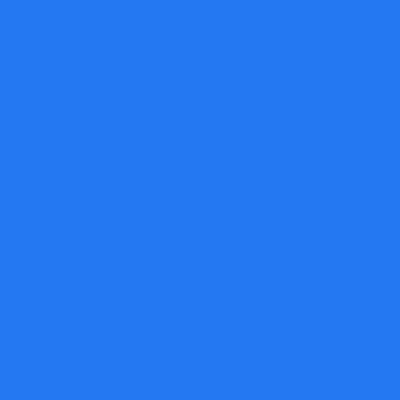
Frame 1 (no input)
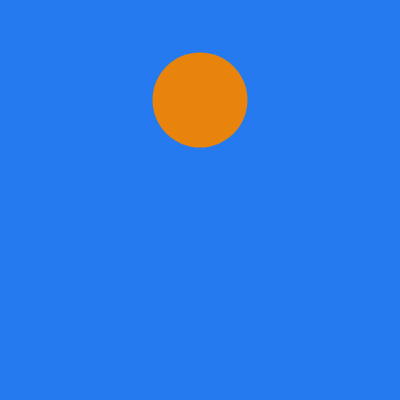
Frame 60 (no input)
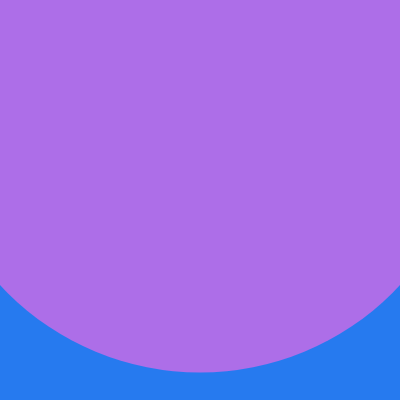
Frame 120 (the mouse pressed at the canvas centre since frame 60)

The p5.js sketch that drew these frames (run headless with seeded random() and noise() and a simulated clock; from frame 60 on, the mouse is pressed at the canvas centre):

// p5.js sketch
// ── sketch.js
var x = 0;
var x1 = 0;
var x2 = 0;
var x3 = 0;
var x4 = 0;
var x5 = 0;
var x6 = 167;
var x7=0;
var velX = 4;
var dirX = 1;
var tamX = 10;
var tamX2 = 40;
var tamX3 =78;

var y = 200;
var y1 = 200;
var y2 = 400;
var y3 = 17;
var y4 = 17;
var y5 = 0;
var y6 = 0;
var y7 = 0;
var y8 = 0;
var y9 = 0;
var y10 = 0;
var y11 = 0;
var y12 = 0;
var y13 = 400;
var y14 = 0;
var y15=0;
var velY = 4;
var dirY = 1;
var tamY = 10;
var tamY2 = 12;
var tamY3 =78;



function setup() {
  createCanvas(400, 400);
}

function draw() {
  background(38, 122, 239);

  //cuadrado amarillo
  if (millis() > 300 && millis() < 2000) {
    noStroke();
    fill(255, 245, 96);
    rect(x, y, 60, 60);
    x = x + (8 * dirX);
    y = y + (8 * dirY);
  }
  //primer circulo naranja
  if (millis() > 700 && millis() < 1300) {
    noStroke();
    fill(232, 132, 12);
    ellipse(x1 + 200, y1 - 100, tamX, tamY);
    tamX = tamX + 5;
    tamY = tamY + 5;
    //primer circulo morado
  }
  if (millis() > 1100 && millis() < 1700) {
    noStroke();
    fill(173, 110, 232);
    ellipse(x1 + 200, y1 - 100, tamX, tamY);
    tamX = tamX + 5;
    tamY = tamY + 5;
  }
  //segundo circulo naranja
  if (millis() > 1500 && millis() < 2200) {
    noStroke();
    fill(232, 132, 12);
    ellipse(x1 + 200, y1 - 100, tamX, tamY);
    tamX = tamX + 5;
    tamY = tamY + 5;

  }
  //segundo circulo morado
  if (millis() > 1900 && millis() < 3000) {
    noStroke();
    fill(173, 110, 232);
    ellipse(x1 + 200, y1 - 100, tamX, tamY);
    tamX = tamX + 5;
    tamY = tamY + 5;
  }
  //primer circulo rojo
  if (millis() > 2300 && millis() < 2900) {
    noStroke();
    fill(255, 0, 0);
    ellipse(x2, y2, tamX, tamY);
    tamX = tamX + 5;
    tamY = tamY + 5;
    //primer circulo verde
  }
  if (millis() > 2700 && millis() < 3300) {
    noStroke();
    fill(9, 178, 130);
    ellipse(x2, y2, tamX, tamY);
    tamX = tamX + 5;
    tamY = tamY + 5;
  }
  //triangulos amarrillo
  if (millis() > 3300 && millis() < 4100) {
    noStroke();
    fill(255, 195, 25);
    triangle(x3, y3, x3 + 35, y3 + 16, x3, y3 + 31);
    x3 = x3 + (11 * dirX);
  }
  if (millis() > 4100 && millis() < 4900) {
    noStroke();
    fill(255, 195, 25);
    triangle(x4 + 400, y4 + 105, x4 + 365, y4 + 120, x4 + 400, y4 + 136);
    x4 = x4 - (11 * dirX);
  }
// primer rectangulo morado izquierda
  if (millis() > 4900 && millis() < 5100) {
    noStroke();
    fill(255, 0, 171);
    rect(x5 + 32, y5 + 400, 15, 103);
    y5 = y5 - (8 * dirY);
  }
//segundo rectangulo morado izquierda
  if (millis() > 5100 && millis() < 5350) {
    noStroke();
    fill(255, 0, 171);
    rect(60, y6 + 400, 15, 137);
    y6 = y6 - (8 * dirY);
  }
//tercer rectangulo morado izquierda
  if (millis() > 5350 && millis() < 5650) {
    noStroke();
    fill(255, 0, 171);
    rect(89, y7 + 400, 15, 153);
    y7 = y7 - (8 * dirY);
  }
//cuarto rectangulo morado izquierda
  if (millis() > 5650 && millis() < 6000) {
    noStroke();
    fill(255, 0, 171);
    rect(118, y8 + 400, 15, 183);
    y8 = y8 - (8 * dirY);
  }
  //gran rectangulo del centro
  if (millis() > 6000 && millis() < 7750) {
    noStroke();
    fill(255, 0, 171);
    rect(x6, y13, tamX2, tamY2);
    tamY2 = tamY2 - 80;
  }

// primer rectangulo morado derecha
  if (millis() > 6400 && millis() < 6800) {
    noStroke();
    fill(255, 0, 171);
    rect(246, y9 + 400, 15, 183);
    y9 = y9 - (8 * dirY);
  }
// segundo rectangulo morado derecha
  if (millis() > 6800 && millis() < 7200) {
    noStroke();
    fill(255, 0, 171);
    rect(274, y10 + 400, 15, 153);
    y10 = y10 - (8 * dirY);
  }
//tercer rectangulo morado derecha
  if (millis() > 7200 && millis() < 7550) {
    noStroke();
    fill(255, 0, 171);
    rect(303, y11 + 400, 15, 137);
    y11 = y11 - (8 * dirY);
  }
// ultimo rectangulo morado izquierda
  if (millis() > 7550 && millis() < 7750) {
    noStroke();
    fill(255, 0, 171);
    rect(331, y12 + 400, 15, 103);
    y12 = y12 - (8 * dirY);
  }
//circulo rosado con verde izquierda
if (millis() > 7750 && millis() < 7900) {
    stroke(222,0,255);
    strokeWeight(5);  
    fill(20,204,154);
    ellipse(70,130,78,78);
}
//circulo rosado con verde derecha
if (millis() > 7900 && millis() < 8100) {
    stroke(222,0,255);
    strokeWeight(5);  
    fill(20,204,154);
    ellipse(310,130,78,78);
}
//circulo rosado con verde centro
if (millis() > 8100 && millis() < 10200) {
    stroke(222,0,255);
    strokeWeight(5);  
    fill(20,204,154);
    ellipse(200,200,78,78);
} 
//arcos rosado 
 if (millis() > 8300 && millis() < 8800) {
    stroke(222,0,255);
    strokeWeight(5);  
    noFill();
    ellipse(200,200,100,100);
}   
  if (millis() > 8500 && millis() < 9000) {
    stroke(222,0,255);
    strokeWeight(5);  
    noFill();
    ellipse(200,200,120,120);
}   
  if (millis() > 8800 && millis() < 9300) {
    stroke(222,0,255);
    strokeWeight(5);  
    noFill();
    ellipse(200,200,140,140);
}    
   if (millis() > 9100 && millis() < 9600) {
    stroke(222,0,255);
    strokeWeight(5);  
    noFill();
    ellipse(200,200,160,160);
} 
   if (millis() > 9400 && millis() < 9900) {
    stroke(222,0,255);
    strokeWeight(5);  
    noFill();
    ellipse(200,200,180,180);
}   
  if (millis() > 9700 && millis() < 10200) {
    stroke(222,0,255);
    strokeWeight(5);  
    noFill();
    ellipse(200,200,200,200);
}    
//ciruculo se expande
  if (millis() > 10200 && millis() < 10800) {
    stroke(222,0,255);
    strokeWeight(5);  
    fill(20,204,154);
    ellipse(200,200,tamX3,tamY3);
    tamX3=tamX3+60
    tamY3=tamY3+60
} 
//circulo se encoge
 if (millis() > 10800 && millis() < 11300) {
    stroke(222,0,255);
    strokeWeight(5);  
    fill(20,204,154);
    ellipse(200,200,tamX3,tamY3);
    tamX3=tamX3-80
    tamY3=tamY3-80
 }
//rectangulos verdes a los lados
  if (millis() > 11300 && millis() < 15000) {
   noStroke(); 
    fill(144, 255,182);
   rect(0,44,104,15);
  }
if (millis() > 11500 && millis() < 15000) {
   noStroke(); 
    fill(144, 255,182);
   rect(296,44,104,15);
  }
if (millis() > 11800 && millis() < 15000) {
   noStroke(); 
    fill(144, 255,182);
   rect(0,74,104,15);
  }
if (millis() > 12000 && millis() < 15000) {
   noStroke(); 
    fill(144, 255,182);
   rect(296,74,104,15);
  }
if (millis() > 12300 && millis() < 15000) {
   noStroke(); 
    fill(144, 255,182);
   rect(0,104,104,15);
  }
if (millis() > 12500 && millis() < 15000) {
   noStroke(); 
    fill(144, 255,182);
   rect(296,104,104,15);
  }
if (millis() > 12800 && millis() < 15000) {
   noStroke(); 
    fill(144, 255,182);
  }
if (millis() > 13000 && millis() < 15000) {
   noStroke(); 
    fill(144, 255,182);
   rect(296,134,104,15);
  }
if (millis() > 13300 && millis() < 15000) {
   noStroke(); 
    fill(144, 255,182);
   rect(0,164,104,15);
  }
if (millis() > 13500 && millis() < 15000) {
   noStroke(); 
    fill(144, 255,182);
   rect(296,164,104,15);
}

//rectangulos verticales que suben
if (millis() > 13800 && millis() < 15500) {
   noStroke(); 
   fill(144, 255,182);
   rect(x7+150,y14+400,20,400);
   y14=y14-60;  
}
if (millis() > 14150 && millis() < 15500) {
   noStroke(); 
   fill(144, 255,182);
   rect(220,y15+400,20,400);
   y15=y15-60;  
}


}


  
  
  
  
  
  
  
